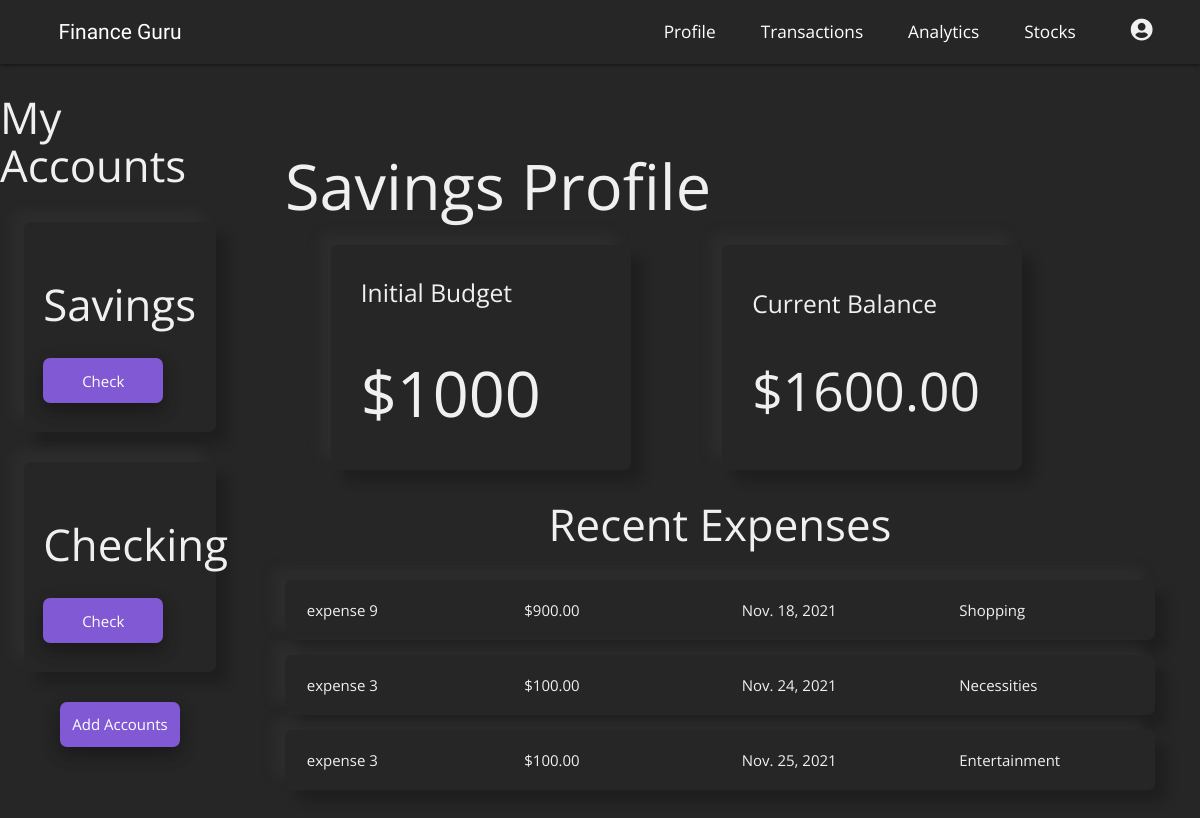
The page /savings (signed in) on the database as committed earlier.
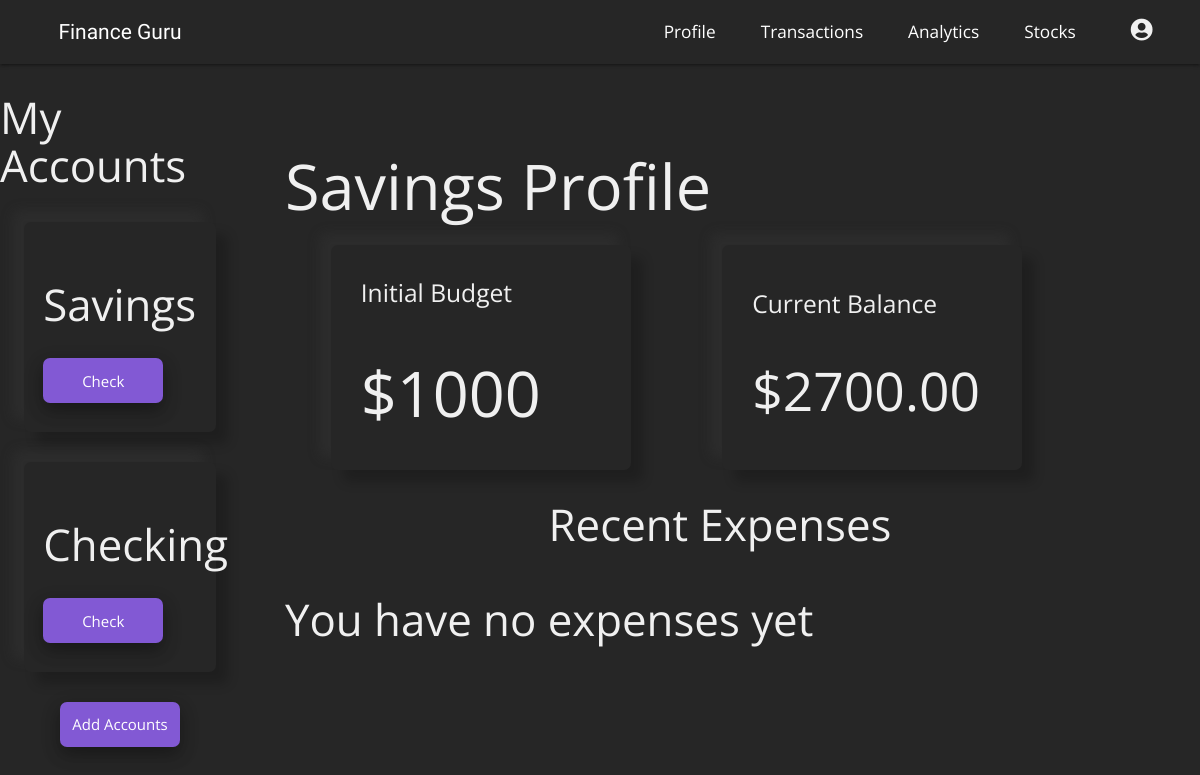
The same page on the database as committed later.
### budget/models.py (models this page shows, shortened)
class Project(models.Model):
    name = models.CharField(max_length=100)
    slug = models.SlugField(max_length=100, unique=True, blank=True)
    budget = models.IntegerField()
    def budget_left(self):
        expense_list = Expense.objects.filter(project=self)
        income_list = Income.objects.filter(project=self)
        total_expense_amount = 0
        total_income_amount = 0
        for expense in expense_list:
            total_expense_amount += expense.amount
        for income in income_list:
            total_income_amount += income.amount
        return self.budget - total_expense_amount + total_income_amount

class Expense(models.Model):
    project = models.ForeignKey(Project, on_delete = models.CASCADE, related_name = 'expenses')
    title = models.CharField(max_length=100)
    amount = models.DecimalField(max_digits=8, decimal_places=2)
    date = models.DateField(("Date"), default=datetime.date.today)
    type = 'expense'
    category = models.CharField( max_length = 20, choices = SELECT_CATEGORY_CHOICES , default ='Food')
    class Meta:
        ordering = ('-amount',)

class Income(models.Model):
    project = models.ForeignKey(Project, on_delete = models.CASCADE, related_name = 'income')
    title = models.CharField(max_length=100)
    amount = models.DecimalField(max_digits=8, decimal_places=2)
    date = models.DateField(("Date"), default=datetime.date.today)
    type = 'income'
    category = models.CharField( max_length = 20, choices = SELECT_CATEGORY_CHOICES , default ='Food')
    class Meta:
        ordering = ('-amount',)

### budget/views.py (the view)
# urls.py: path('<slug:project_slug>', views.profile, name = 'profile'),
@login_required()
def profile(request, project_slug):
    project = get_object_or_404(Project, slug=project_slug)
    project_list = Project.objects.all()
    return render(request, 'budget/profile.html', {
        'project': project,
        'project_list': project_list,
        'expense_list': project.expenses.all(),
    })

### budget/templates/budget/profile.html
{% extends 'budget/base.html' %}
{% block content %}
{% include "budget/header.html" %}
<div class = "profile-section">
    <h1 class = "page-header">{{ project.name }} Profile</h1>
    <section class="profile-stats">
        <div class = "stat-card">
            <div class="stat-card-content">
                <h5>Initial Budget</h6>
                <h1>${{ project.budget }}</h1>
            </div>
        </div>
        <div class = "stat-card">
            <div class="stat-card-content">
                <h5>Current Balance</h6>
                {% if project.budget_left > 0 %}
                    <h2>${{ project.budget_left }}</h2>
                {% elif project.budget_left == 0 %}
                    <h2>${{ project.budget_left }}</h2>
                {% else %}
                    <h2>${{ project.budget_left }}</h2>
                {% endif %}
            </div>
        </div>
    </section>
    <section class = "section-expenses">
        <h3>Recent Expenses</h3>
        <ul class="expense-list">
            {% for expense in expense_list %}
            <li>
                <div class="expense-col">
                    <span>{{ expense.title }}</span>
                </div>
                <div class="expense-col">
                    <span>${{ expense.amount }}</span>
                </div>
                <div class="expense-col">
                    <span>{{ expense.date }}</span>
                </div>
                <div class="expense-col category">
                    <span>{{ expense.category }}</span>
                </div>
            </li>
            {% empty %}
            <div class = "">
                <h3>You have no expenses yet</h3>
            </div>
            {% endfor %}
        </ul>
    </section>
</div>
{% endblock %}

### budget/templates/budget/header.html (shortened to what this page needs)
{% extends 'budget/base.html' %}
{% load static %}
{% block content %}
<nav class = 'nav-dec'>
    <a href="{% url 'list' %}" class = "logo">
        <p>Finance Guru</p>
    </a>
    <div class = "nav-links">
        <a href="{% url 'profile' project.slug %}">Profile</a>
        <a href="{% url 'transactions' project.slug %}">Transactions</a>
        <a href="{% url 'analytics' project.slug %}">Analytics</a>
        <a href="{% url 'stocks' project.slug %}">Stocks</a>
        <div class="dropdown">
            <i class="fas fa-user-circle dropbtn"></i>
        </div>
    </div>
</nav>
<div class = 'left-nav'>
    <h3>My Accounts</h3>
    <div class="project-list">
        {% for project in project_list %}
            <div class="project-card">
                <div class="project-card-content">
                    <h3>{{ project.name }}</h3>
                    <a href="{% url 'profile' project.slug %}" class="account-button">Check</a>
                </div>
            </div>
        {% endfor %}
    </div>
    <a href="../add" class="account-button">
        <span>Add Accounts</span>
    </a>
</div>
{% endblock %}

Rows that differ between the two databases and show on the page:
removed Expense: title "expense 9", amount "900.00", date "Nov. 18, 2021", category "Shopping"
removed Expense: title "expense 3", amount "100.00", date "Nov. 24, 2021", category "Necessities"
removed Expense: title "expense 3", amount "100.00", date "Nov. 25, 2021", category "Entertainment"
computed for Project "Savings": budget_left "1600.00" → "2700.00"
Other text that changed with them:
text now shown: "You have no expenses yet"
